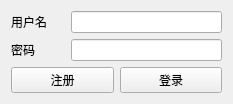
<?xml version="1.0" encoding="UTF-8"?>
<ui version="4.0">
 <class>Widget</class>
 <widget class="QWidget" name="Widget">
  <property name="geometry">
   <rect>
    <x>0</x>
    <y>0</y>
    <width>233</width>
    <height>99</height>
   </rect>
  </property>
  <property name="windowTitle">
   <string>Widget</string>
  </property>
  <layout class="QVBoxLayout" name="verticalLayout">
   <item>
    <layout class="QHBoxLayout" name="horizontalLayout">
     <item>
      <widget class="QLabel" name="lbUsername">
       <property name="minimumSize">
        <size>
         <width>54</width>
         <height>12</height>
        </size>
       </property>
       <property name="maximumSize">
        <size>
         <width>54</width>
         <height>12</height>
        </size>
       </property>
       <property name="text">
        <string>用户名</string>
       </property>
      </widget>
     </item>
     <item>
      <widget class="QLineEdit" name="leUsername"/>
     </item>
    </layout>
   </item>
   <item>
    <layout class="QHBoxLayout" name="horizontalLayout_2">
     <item>
      <widget class="QLabel" name="lbUserpwd">
       <property name="minimumSize">
        <size>
         <width>54</width>
         <height>12</height>
        </size>
       </property>
       <property name="maximumSize">
        <size>
         <width>54</width>
         <height>12</height>
        </size>
       </property>
       <property name="text">
        <string>密码</string>
       </property>
      </widget>
     </item>
     <item>
      <widget class="QLineEdit" name="leUserpwd"/>
     </item>
    </layout>
   </item>
   <item>
    <layout class="QHBoxLayout" name="horizontalLayout_3">
     <item>
      <widget class="QPushButton" name="btnRegister">
       <property name="text">
        <string>注册</string>
       </property>
      </widget>
     </item>
     <item>
      <widget class="QPushButton" name="btnLogin">
       <property name="text">
        <string>登录</string>
       </property>
      </widget>
     </item>
    </layout>
   </item>
  </layout>
 </widget>
 <layoutdefault spacing="6" margin="11"/>
 <resources/>
 <connections/>
</ui>
